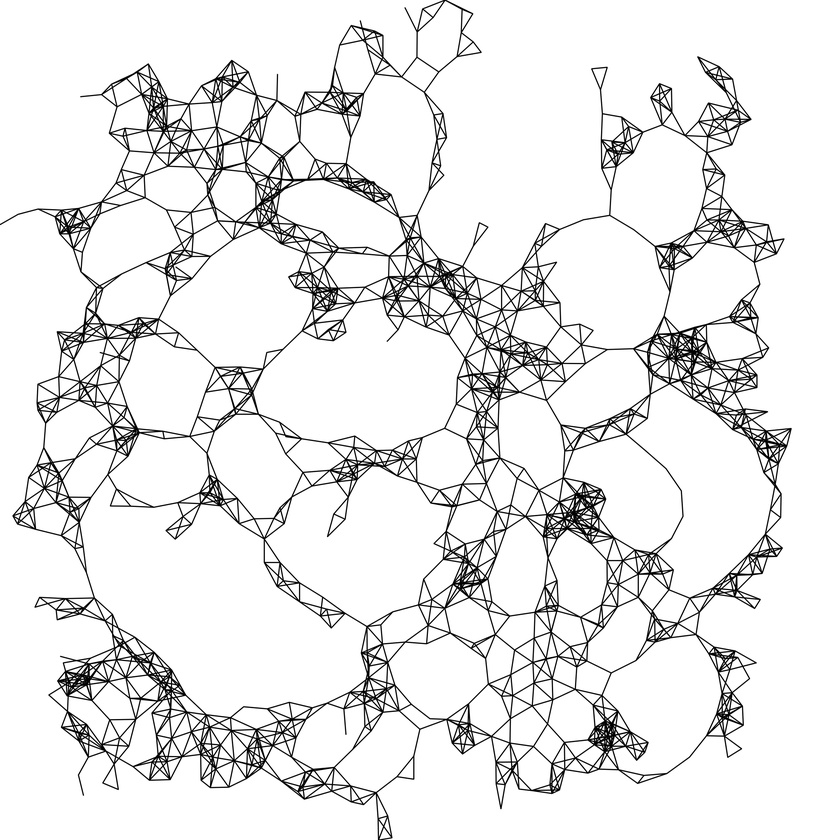
#> input picture Programs/CCL/workflow.jpg, 840 x 840 px, shrunk from 4000 x 4000 before the run
$ jupyter execute --allow-errors cuda.ipynb
#> lines starting #> are read from the running program, lines starting #| are printed output that depends on the picture; after the words box and inside, x2 and y2 are one past the last pixel; in counts of white or black regions, pixels touching at a corner belong together
[cell 1]
import cv2
import numpy as np

# Load an image
image = cv2.imread("workflow.jpg")
#> image is the input picture: shape (840, 840, 3); min 0, max 255, mean 232.1

# Convert the image to grayscale
gray = cv2.cvtColor(image, cv2.COLOR_BGR2GRAY)

# Threshold the image to create a binary image
_, binary = cv2.threshold(gray, 0, 255, cv2.THRESH_BINARY + cv2.THRESH_OTSU)
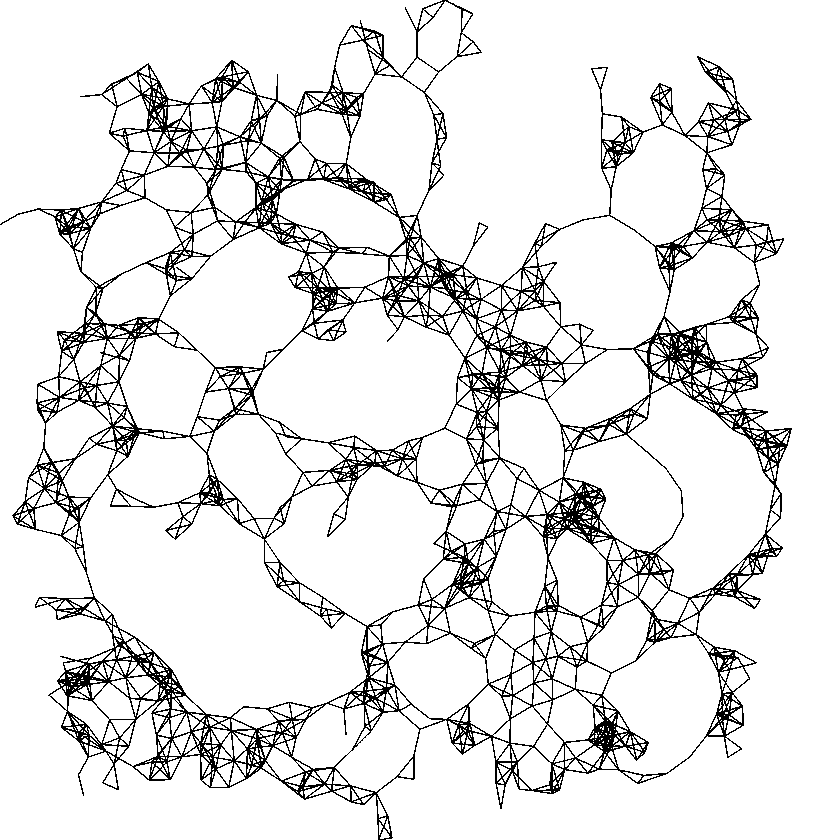
#> binary: shape (840, 840); 89.7% white; black in thin lines or dots

# Create a GPU image
gpu_image = cv2.cuda_GpuMat()
#> (the rest of this cell did not finish here and is left out)


$ run again, with Programs/CCL/Lines_n=500d=6.jpg copied over Programs/CCL/workflow.jpg
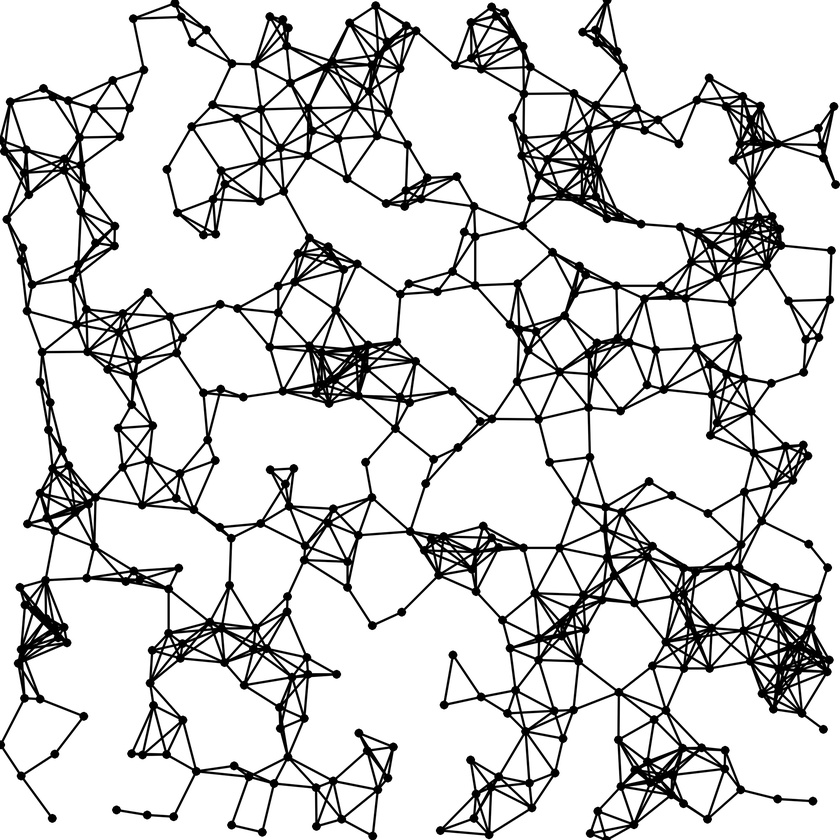
#> input picture Programs/CCL/Lines_n=500d=6.jpg, 840 x 840 px, shrunk from 2000 x 2000 before the run
#> image is the input picture: shape (840, 840, 3); min 0, max 255, mean 214.7
#> `_, binary = cv2.threshold(gray, 0, 255, cv2.THRESH_BINARY + cv2.THRESH..`:
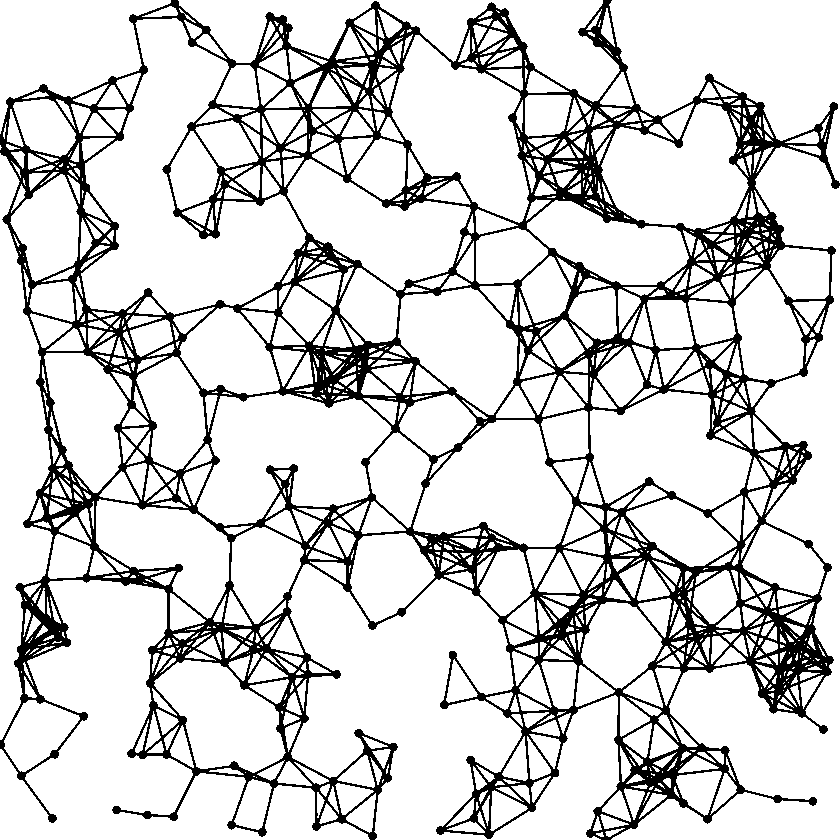
#> binary: shape (840, 840); 83.7% white; 1 black region, box (x1, y1, x2, y2) and area: (0, 0, 840, 840) 114914

$ run again, with Programs/CCL/n=500d=6_23525.jpg copied over Programs/CCL/workflow.jpg
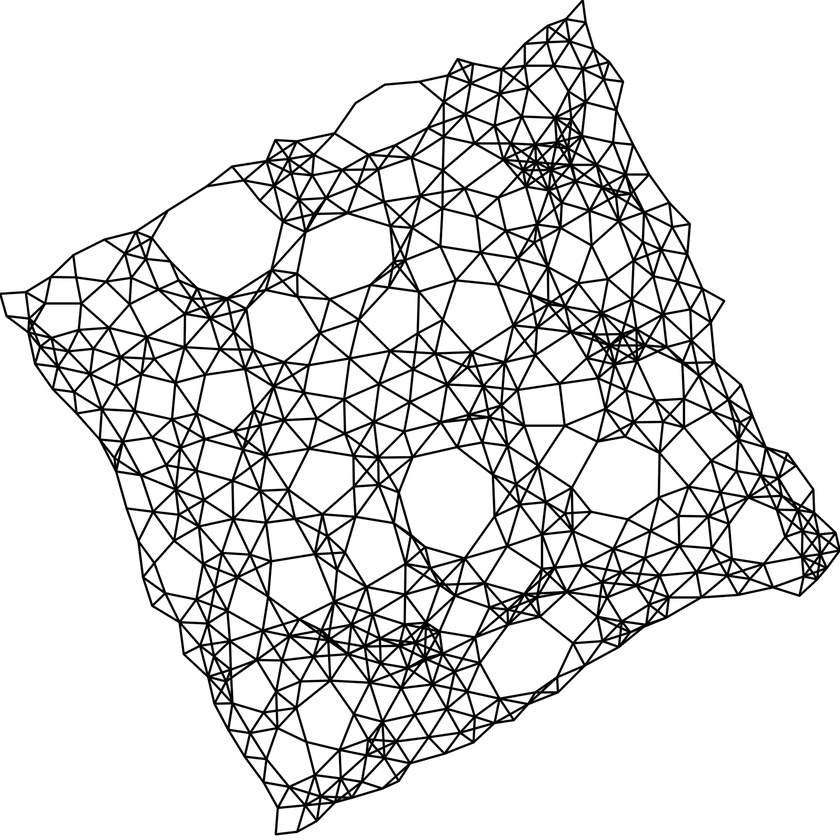
#> input picture Programs/CCL/n=500d=6_23525.jpg, 840 x 840 px, shrunk from 2000 x 2000 before the run
#> image is the input picture: shape (840, 840, 3); min 0, max 255, mean 221.5
#> `_, binary = cv2.threshold(gray, 0, 255, cv2.THRESH_BINARY + cv2.THRESH..`:
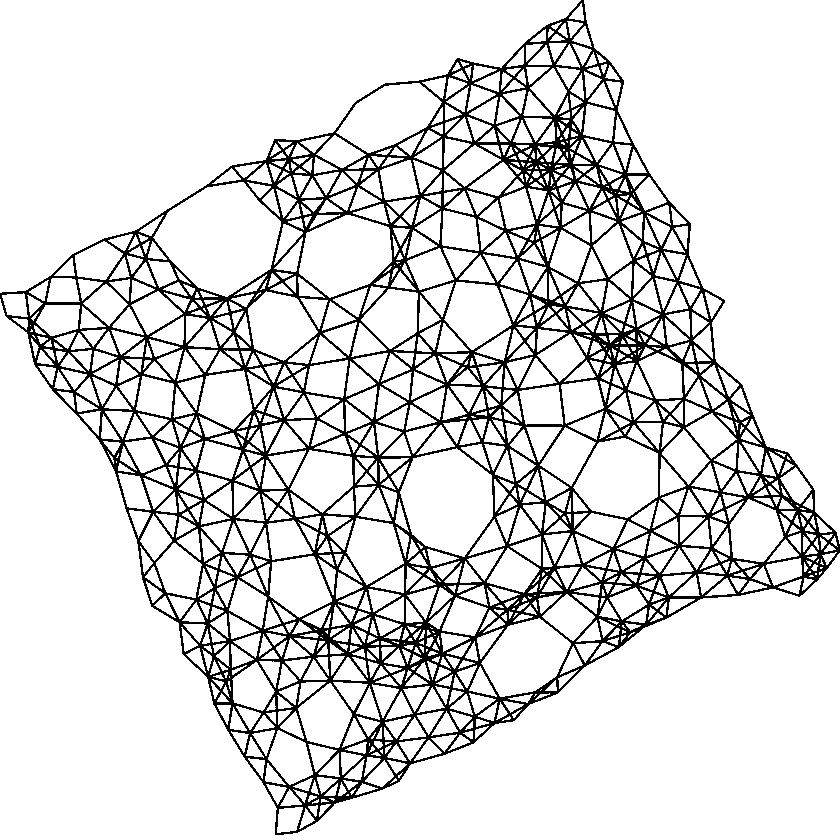
#> binary: shape (840, 840); 86.3% white; black in thin lines or dots
